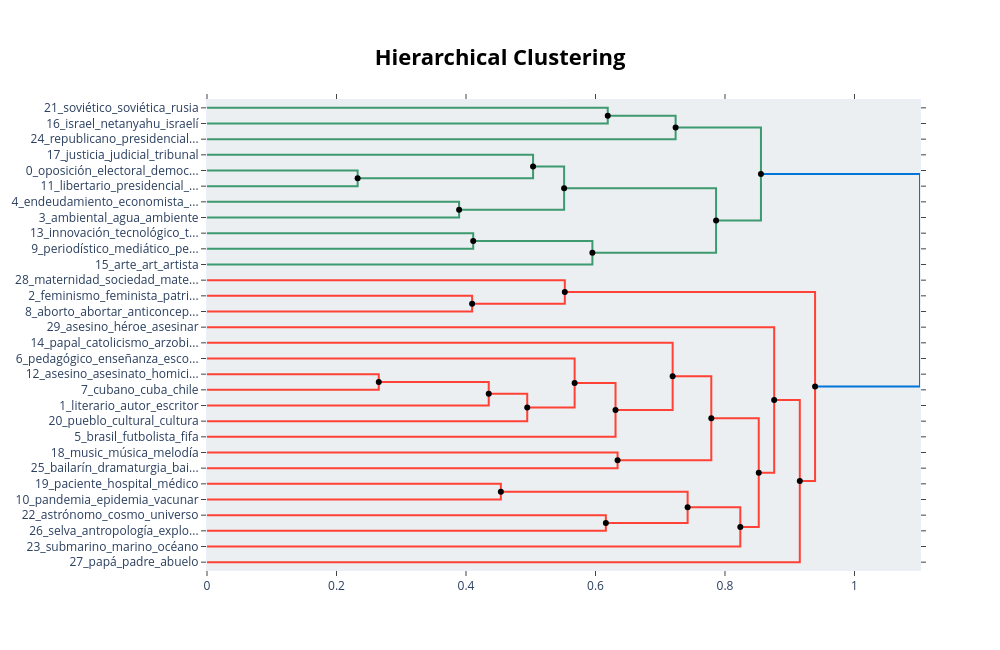

Notebook code cell kept with this figure:
### Code cell
fig_tree_segunda = topic_model_segunda.visualize_hierarchy(hierarchical_topics=hierarchical_topics_segunda)
fig_tree_segunda.show()
fig_tree_segunda.write_html("arbol_0.html")

### Figure 1 — Plotly figure (JSON) as saved in the notebook; plotly's stock layout.template omitted (floating-point values rounded to 4 significant figures)
{"data": [{"hoverinfo": "text", "marker": {"color": "rgb(61,153,112)"}, "mode": "lines", "text": ["soviético_soviética_rusia_vladimir_kremlin", "", "", "israel_netanyahu_israelí_palestina_palestino"], "type": "scatter", "x": [0.0, 0.6189, 0.6189, 0.0], "xaxis": "x", "y": [-5.0, -5.0, -15.0, -15.0], "yaxis": "y"}, {"hoverinfo": "text", "marker": {"color": "rgb(61,153,112)"}, "mode": "lines", "text": ["soviético_rusia_siria_ucrania_moscú", "", "", "republicano_presidencial_trump_bush_demócrata"], "type": "scatter", "x": [0.6189, 0.7237, 0.7237, 0.0], "xaxis": "x", "y": [-10.0, -10.0, -25.0, -25.0], "yaxis": "y"}, {"hoverinfo": "text", "marker": {"color": "rgb(61,153,112)"}, "mode": "lines", "text": ["oposición_electoral_democracia_candidato_democrático", "", "", "libertario_presidencial_dictadura_liberal_democracia"], "type": "scatter", "x": [0.0, 0.2327, 0.2327, 0.0], "xaxis": "x", "y": [-45.0, -45.0, -55.0, -55.0], "yaxis": "y"}, {"hoverinfo": "text", "marker": {"color": "rgb(61,153,112)"}, "mode": "lines", "text": ["justicia_judicial_tribunal_juez_condena", "", "", "electoral_candidato_oposición_democracia_campaña"], "type": "scatter", "x": [0.0, 0.5036, 0.5036, 0.2327], "xaxis": "x", "y": [-35.0, -35.0, -50.0, -50.0], "yaxis": "y"}, {"hoverinfo": "text", "marker": {"color": "rgb(61,153,112)"}, "mode": "lines", "text": ["endeudamiento_economista_deuda_déficit_fiscal", "", "", "ambiental_agua_ambiente_río_proyecto"], "type": "scatter", "x": [0.0, 0.3893, 0.3893, 0.0], "xaxis": "x", "y": [-65.0, -65.0, -75.0, -75.0], "yaxis": "y"}, {"hoverinfo": "text", "marker": {"color": "rgb(61,153,112)"}, "mode": "lines", "text": ["candidato_oposición_electoral_campaña_libertario", "", "", "economía_económico_crisis_pobreza_inflación"], "type": "scatter", "x": [0.5036, 0.5516, 0.5516, 0.3893], "xaxis": "x", "y": [-42.5, -42.5, -70.0, -70.0], "yaxis": "y"}, {"hoverinfo": "text", "marker": {"color": "rgb(61,153,112)"}, "mode": "lines", "text": ["innovación_tecnológico_tecnología_inteligencia_futuro", "", "", "periodístico_mediático_periodista_noticia_news"], "type": "scatter", "x": [0.0, 0.4111, 0.4111, 0.0], "xaxis": "x", "y": [-85.0, -85.0, -95.0, -95.0], "yaxis": "y"}, {"hoverinfo": "text", "marker": {"color": "rgb(61,153,112)"}, "mode": "lines", "text": ["mediático_periodístico_periodista_noticia_publicar", "", "", "arte_art_artista_artístico_estética"], "type": "scatter", "x": [0.4111, 0.5952, 0.5952, 0.0], "xaxis": "x", "y": [-90.0, -90.0, -105.0, -105.0], "yaxis": "y"}, {"hoverinfo": "text", "marker": {"color": "rgb(61,153,112)"}, "mode": "lines", "text": ["democracia_gobierno_electoral_presidencial_candidato", "", "", "periodista_mediático_periodístico_publicar_noticia"], "type": "scatter", "x": [0.5516, 0.7862, 0.7862, 0.5952], "xaxis": "x", "y": [-56.25, -56.25, -97.5, -97.5], "yaxis": "y"}, {"hoverinfo": "text", "marker": {"color": "rgb(61,153,112)"}, "mode": "lines", "text": ["soviético_rusia_moscú_ruso_irán", "", "", "gobierno_democracia_peronismo_candidato_líder"], "type": "scatter", "x": [0.7237, 0.8555, 0.8555, 0.7862], "xaxis": "x", "y": [-17.5, -17.5, -76.88, -76.88], "yaxis": "y"}, {"hoverinfo": "text", "marker": {"color": "rgb(255,65,54)"}, "mode": "lines", "text": ["feminismo_feminista_patriarcado_masculinidad_patriarcal", "", "", "aborto_abortar_anticonceptivo_embarazo_embarazado"], "type": "scatter", "x": [0.0, 0.4094, 0.4094, 0.0], "xaxis": "x", "y": [-125.0, -125.0, -135.0, -135.0], "yaxis": "y"}, {"hoverinfo": "text", "marker": {"color": "rgb(255,65,54)"}, "mode": "lines", "text": ["maternidad_sociedad_maternal_materna_madre", "", "", "feminismo_feminista_aborto_abortar_patriarcado"], "type": "scatter", "x": [0.0, 0.5526, 0.5526, 0.4094], "xaxis": "x", "y": [-115.0, -115.0, -130.0, -130.0], "yaxis": "y"}, {"hoverinfo": "text", "marker": {"color": "rgb(255,65,54)"}, "mode": "lines", "text": ["asesino_asesinato_homicidio_víctima_violencia", "", "", "cubano_cuba_chile_maldonado_carlos"], "type": "scatter", "x": [0.0, 0.2653, 0.2653, 0.0], "xaxis": "x", "y": [-175.0, -175.0, -185.0, -185.0], "yaxis": "y"}, {"hoverinfo": "text", "marker": {"color": "rgb(255,65,54)"}, "mode": "lines", "text": ["cubano_cuba_muerto_maría_santiago", "", "", "literario_autor_escritor_escrito_literatura"], "type": "scatter", "x": [0.2653, 0.4351, 0.4351, 0.0], "xaxis": "x", "y": [-180.0, -180.0, -195.0, -195.0], "yaxis": "y"}, {"hoverinfo": "text", "marker": {"color": "rgb(255,65,54)"}, "mode": "lines", "text": ["autor_cuba_cubano_literario_escritor", "", "", "pueblo_cultural_cultura_benito_charrúa"], "type": "scatter", "x": [0.4351, 0.4946, 0.4946, 0.0], "xaxis": "x", "y": [-187.5, -187.5, -205.0, -205.0], "yaxis": "y"}, {"hoverinfo": "text", "marker": {"color": "rgb(255,65,54)"}, "mode": "lines", "text": ["pedagógico_enseñanza_escolar_educativo_enseñar", "", "", "cuba_publicar_autor_ficción_periodista"], "type": "scatter", "x": [0.0, 0.5678, 0.5678, 0.4946], "xaxis": "x", "y": [-165.0, -165.0, -196.2, -196.2], "yaxis": "y"}, {"hoverinfo": "text", "marker": {"color": "rgb(255,65,54)"}, "mode": "lines", "text": ["autor_escritor_literario_muerto_publicar", "", "", "brasil_futbolista_fifa_fútbol_barcelona"], "type": "scatter", "x": [0.5678, 0.6309, 0.6309, 0.0], "xaxis": "x", "y": [-180.6, -180.6, -215.0, -215.0], "yaxis": "y"}, {"hoverinfo": "text", "marker": {"color": "rgb(255,65,54)"}, "mode": "lines", "text": ["papal_catolicismo_arzobispo_católica_católico", "", "", "maría_escritor_ficción_literatura_libro"], "type": "scatter", "x": [0.0, 0.7192, 0.7192, 0.6309], "xaxis": "x", "y": [-155.0, -155.0, -197.8, -197.8], "yaxis": "y"}, {"hoverinfo": "text", "marker": {"color": "rgb(255,65,54)"}, "mode": "lines", "text": ["music_música_melodía_musical_músico", "", "", "bailarín_dramaturgia_bailarina_escena_artístico"], "type": "scatter", "x": [0.0, 0.6341, 0.6341, 0.0], "xaxis": "x", "y": [-225.0, -225.0, -235.0, -235.0], "yaxis": "y"}, {"hoverinfo": "text", "marker": {"color": "rgb(255,65,54)"}, "mode": "lines", "text": ["periodista_escritor_literatura_ficción_libro", "", "", "música_melodía_musical_músico_canción"], "type": "scatter", "x": [0.7192, 0.7789, 0.7789, 0.6341], "xaxis": "x", "y": [-176.4, -176.4, -230.0, -230.0], "yaxis": "y"}, {"hoverinfo": "text", "marker": {"color": "rgb(255,65,54)"}, "mode": "lines", "text": ["paciente_hospital_médico_médica_sufrir", "", "", "pandemia_epidemia_vacunar_vacuna_virus"], "type": "scatter", "x": [0.0, 0.4538, 0.4538, 0.0], "xaxis": "x", "y": [-245.0, -245.0, -255.0, -255.0], "yaxis": "y"}, {"hoverinfo": "text", "marker": {"color": "rgb(255,65,54)"}, "mode": "lines", "text": ["astrónomo_cosmo_universo_astrología_científico", "", "", "selva_antropología_explorador_narración_ficción"], "type": "scatter", "x": [0.0, 0.616, 0.616, 0.0], "xaxis": "x", "y": [-265.0, -265.0, -275.0, -275.0], "yaxis": "y"}, {"hoverinfo": "text", "marker": {"color": "rgb(255,65,54)"}, "mode": "lines", "text": ["epidemia_pandemia_vacunar_virus_vacuna", "", "", "selva_libro_ficción_etchegoyen_futuridad"], "type": "scatter", "x": [0.4538, 0.7423, 0.7423, 0.616], "xaxis": "x", "y": [-250.0, -250.0, -270.0, -270.0], "yaxis": "y"}, {"hoverinfo": "text", "marker": {"color": "rgb(255,65,54)"}, "mode": "lines", "text": ["epidemia_pandemia_virus_coronavirus_fiebre", "", "", "submarino_marino_océano_naval_marítimo"], "type": "scatter", "x": [0.7423, 0.8236, 0.8236, 0.0], "xaxis": "x", "y": [-260.0, -260.0, -285.0, -285.0], "yaxis": "y"}, {"hoverinfo": "text", "marker": {"color": "rgb(255,65,54)"}, "mode": "lines", "text": ["maría_relato_ficción_muerte_pueblo", "", "", "epidemia_pandemia_virus_coronavirus_fiebre"], "type": "scatter", "x": [0.7789, 0.8521, 0.8521, 0.8236], "xaxis": "x", "y": [-203.2, -203.2, -272.5, -272.5], "yaxis": "y"}, {"hoverinfo": "text", "marker": {"color": "rgb(255,65,54)"}, "mode": "lines", "text": ["asesino_héroe_asesinar_crueldad_superhéroe", "", "", "escritor_literatura_personaje_libro_docente"], "type": "scatter", "x": [0.0, 0.876, 0.876, 0.8521], "xaxis": "x", "y": [-145.0, -145.0, -237.9, -237.9], "yaxis": "y"}, {"hoverinfo": "text", "marker": {"color": "rgb(255,65,54)"}, "mode": "lines", "text": ["escritor_hombre_personaje_siglo_libro", "", "", "papá_padre_abuelo_hermano_hombre"], "type": "scatter", "x": [0.876, 0.9155, 0.9155, 0.0], "xaxis": "x", "y": [-191.4, -191.4, -295.0, -295.0], "yaxis": "y"}, {"hoverinfo": "text", "marker": {"color": "rgb(255,65,54)"}, "mode": "lines", "text": ["feminismo_feminista_aborto_abortar_libertad", "", "", "siglo_hombre_matar_muerto_escritor"], "type": "scatter", "x": [0.5526, 0.9391, 0.9391, 0.9155], "xaxis": "x", "y": [-122.5, -122.5, -243.2, -243.2], "yaxis": "y"}, {"hoverinfo": "text", "marker": {"color": "rgb(0,116,217)"}, "mode": "lines", "text": ["democracia_gobierno_candidato_campaña_electoral", "", "", "feminista_feminismo_aborto_futuro_debate"], "type": "scatter", "x": [0.8555, 1.101, 1.101, 0.9391], "xaxis": "x", "y": [-47.19, -47.19, -182.9, -182.9], "yaxis": "y"}, {"hoverinfo": "text", "hovertext": ["soviético_rusia_siria_ucrania_moscú", "candidato_oposición_electoral_campaña_libertario", "mediático_periodístico_periodista_noticia_publicar", "democracia_gobierno_electoral_presidencial_candidato", "soviético_rusia_moscú_ruso_irán", "cubano_cuba_muerto_maría_santiago", "autor_cuba_cubano_literario_escritor", "autor_escritor_literario_muerto_publicar", "periodista_escritor_literatura_ficción_libro", "epidemia_pandemia_vacunar_virus_vacuna", "epidemia_pandemia_virus_coronavirus_fiebre", "maría_relato_ficción_muerte_pueblo", "escritor_hombre_personaje_siglo_libro", "feminismo_feminista_aborto_abortar_libertad", "democracia_gobierno_candidato_campaña_electoral"], "marker": {"color": "black"}, "mode": "markers", "showlegend": false, "type": "scatter", "x": [0.6189, 0.5036, 0.4111, 0.5516, 0.7237, 0.2653, 0.4351, 0.5678, 0.7192, 0.4538, 0.7423, 0.7789, 0.876, 0.5526, 0.8555], "y": [-10, -42.5, -90, -56.25, -17.5, -180, -187.5, -180.6, -176.4, -250, -260, -203.2, -191.4, -122.5, -47.19]}, {"hoverinfo": "text", "hovertext": ["electoral_candidato_oposición_democracia_campaña", "economía_económico_crisis_pobreza_inflación", "periodista_mediático_periodístico_publicar_noticia", "gobierno_democracia_peronismo_candidato_líder", "feminismo_feminista_aborto_abortar_patriarcado", "cuba_publicar_autor_ficción_periodista", "maría_escritor_ficción_literatura_libro", "música_melodía_musical_músico_canción", "selva_libro_ficción_etchegoyen_futuridad", "epidemia_pandemia_virus_coronavirus_fiebre", "escritor_literatura_personaje_libro_docente", "siglo_hombre_matar_muerto_escritor", "feminista_feminismo_aborto_futuro_debate"], "marker": {"color": "black"}, "mode": "markers", "showlegend": false, "type": "scatter", "x": [0.2327, 0.3893, 0.5952, 0.7862, 0.4094, 0.4946, 0.6309, 0.6341, 0.616, 0.8236, 0.8521, 0.9155, 0.9391], "y": [-50, -70, -97.5, -76.88, -130, -196.2, -197.8, -230, -270, -272.5, -237.9, -243.2, -182.9]}], "layout": {"autosize": false, "height": 650, "hoverlabel": {"bgcolor": "white", "font": {"family": "Rockwell", "size": 16}}, "hovermode": "closest", "plot_bgcolor": "#ECEFF1", "showlegend": false, "title": {"font": {"color": "Black", "size": 22}, "text": "<b>Hierarchical Clustering</b>", "x": 0.5, "xanchor": "center", "yanchor": "top"}, "width": 1000, "xaxis": {"mirror": "allticks", "rangemode": "tozero", "showgrid": false, "showline": true, "showticklabels": true, "ticks": "outside", "type": "linear", "zeroline": false}, "yaxis": {"mirror": "allticks", "range": [-300, 0], "rangemode": "tozero", "showgrid": false, "showline": true, "showticklabels": true, "tickmode": "array", "ticks": "outside", "ticktext": ["21_soviético_soviética_rusia", "16_israel_netanyahu_israelí", "24_republicano_presidencial...", "17_justicia_judicial_tribunal", "0_oposición_electoral_democ...", "11_libertario_presidencial_...", "4_endeudamiento_economista_...", "3_ambiental_agua_ambiente", "13_innovación_tecnológico_t...", "9_periodístico_mediático_pe...", "15_arte_art_artista", "28_maternidad_sociedad_mate...", "2_feminismo_feminista_patri...", "8_aborto_abortar_anticoncep...", "29_asesino_héroe_asesinar", "14_papal_catolicismo_arzobi...", "6_pedagógico_enseñanza_esco...", "12_asesino_asesinato_homici...", "7_cubano_cuba_chile", "1_literario_autor_escritor", "20_pueblo_cultural_cultura", "5_brasil_futbolista_fifa", "18_music_música_melodía", "25_bailarín_dramaturgia_bai...", "19_paciente_hospital_médico", "10_pandemia_epidemia_vacunar", "22_astrónomo_cosmo_universo", "26_selva_antropología_explo...", "23_submarino_marino_océano", "27_papá_padre_abuelo"], "tickvals": [-5, -15, -25, -35, -45, -55, -65, -75, -85, -95, -105, -115, -125, -135, -145, -155, -165, -175, -185, -195, -205, -215, -225, -235, -245, -255, -265, -275, -285, -295], "type": "linear", "zeroline": false}}}
